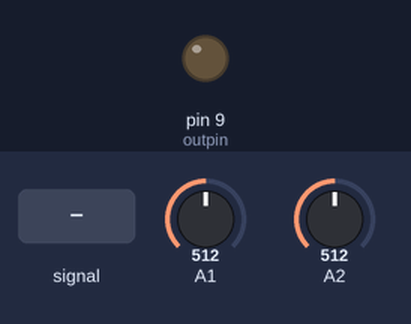
A sketch run on a simulated Arduino Uno, built with avr-gcc and run on an emulated ATmega328P. On the bench: output pins drawn as LEDs (lit = HIGH). The inputs (shaded band) are chosen by the test bench; at power-on: A2 = 512, A1 = 512. What the sketch prints to the serial monitor is not drawn.

Above: at 1.2 s.
1.3 s: A1 fed a 200 Hz sine of ±460 counts around its level
At 2.5 s:
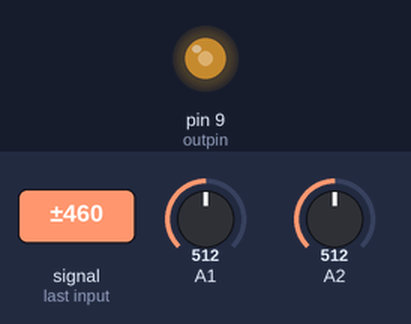
2.8 s: A2 set to 766
4.3 s: A2 set to 791
At 4.52 s:
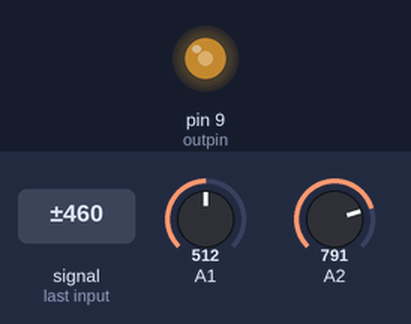
7.3 s: A1 set to 306
At 8.5 s:
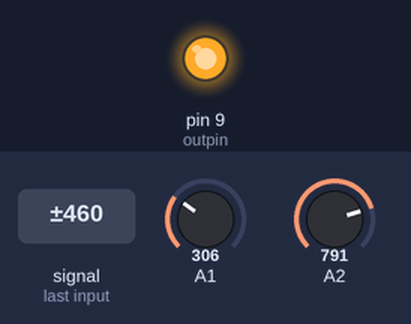
8.8 s: A1 set to 897
10.3 s: A1 set to 926
At 11.3 s:
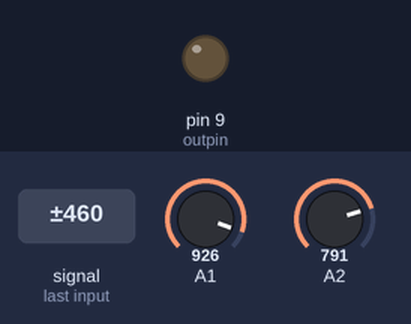
Timing chart, 0 to 12.8 s (numbered marks = the images above; inputs shaded):
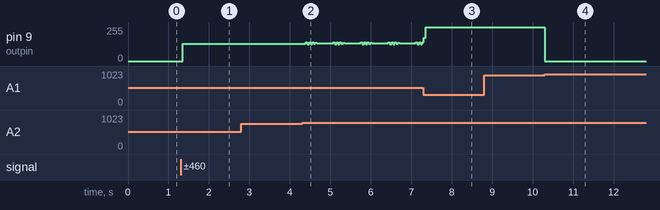

Measured:
- the behaviour switches between 907 and 908 on A1 (found by bisection; images 3 and 4)
- after the input at 1.3 s, pin 9 (outpin): 0/255 → 128/255 after 0.05 s
- after the input at 4.3 s, pin 9 (outpin): 128/255 → 139/255 after 0.09 s, then repeats every 0.68 s: 127/255 0.04 s, 141/255 0.04 s, 125/255 0.04 s, 141/255 0.04 s, 128/255 0.04 s, 138/255 0.04 s, 132/255 0.40 s, 139/255 0.04 s
- after the input at 10.3 s, pin 9 (outpin): 255/255 → 0/255 at once

The sketch:

slimezistor.ino
```cpp
/*simple knob plot
 *
 * use trashrobot5 shield
 * potentiometer is on pin A2, which goes from 5v to ground, tuning from 0 to 1023
 * x is voltage measured on input A1, which goes to one of the electrodes as well as a capacitor to ground
 * pin 9 is a digital output.
 *
 * knob voltage is called "knob", determines xmax and xmin, which center around 512
 *
 * turn the knob to control the range,
 * plot the curve on the arduino serial plotter if you have the IDE with the plotter
 *
 * this program is of limited utility without a plotter
 *
 */

int knob = 0;
int outpin = 9;
int x = 0;
int xmin = 0;
int xmax = 1023;

void setup() {
    pinMode(outpin,OUTPUT);
    digitalWrite(outpin,LOW);
    knob = analogRead(A2);
    Serial.begin(115200);
    x = analogRead(A1);
    xmin = 512 - knob/2;
    xmax = 512 + knob/2;

}

void loop() {

  knob = analogRead(A2);
  x = analogRead(A1);
  xmin = 512 - knob/2;
  xmax = 512 + knob/2;
  if(x > xmax){
    digitalWrite(outpin,LOW);
  }
  if(x < xmin){
    digitalWrite(outpin,HIGH);
  }
  Serial.println(x);
}
```
